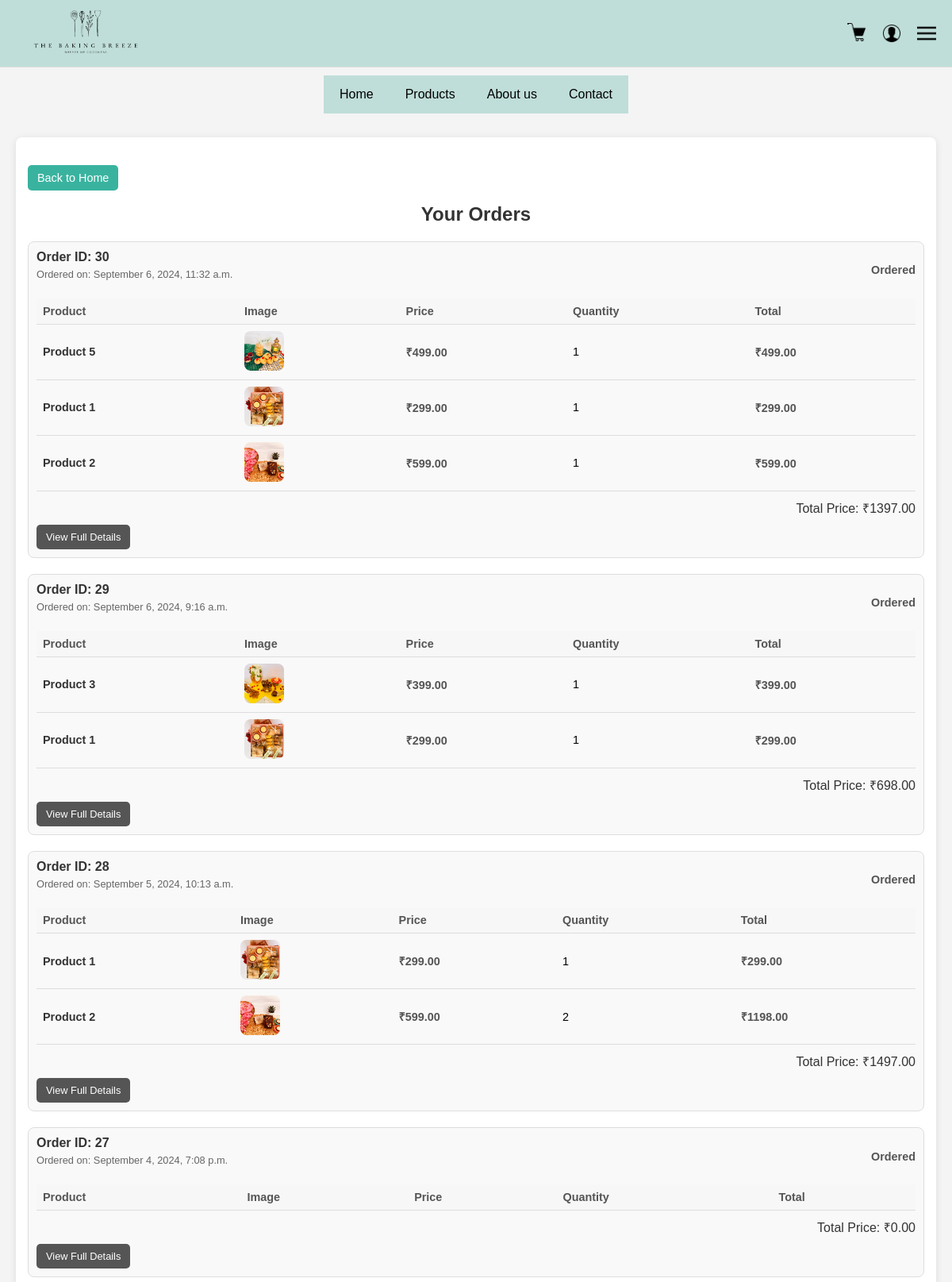
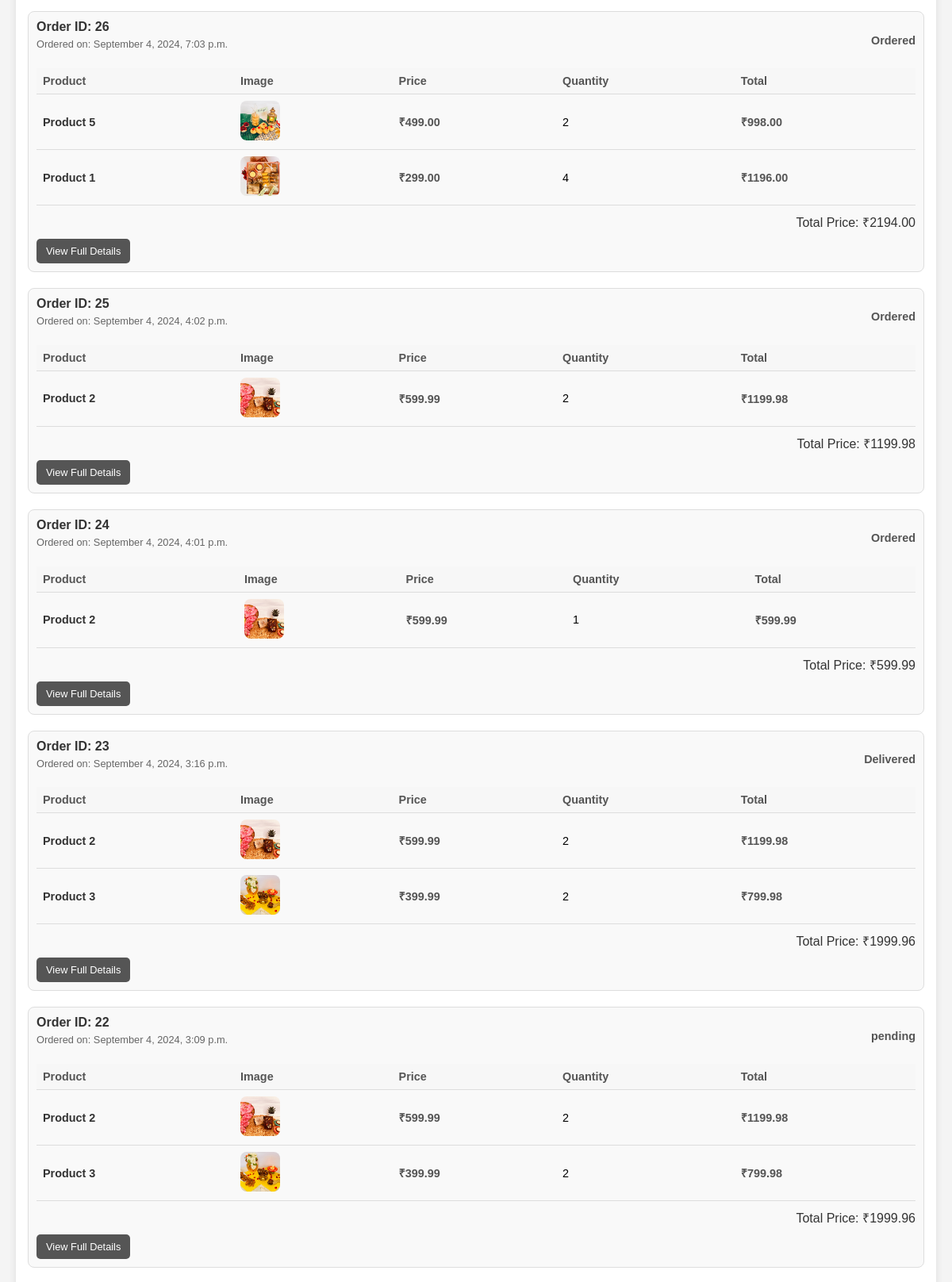
Screenshot of /orders/ (signed in, upper part) with the database file from the repository (2 pictures, top to bottom).
### thebakingbreeze/models.py (models this page shows, shortened)
class Order(models.Model):
    STATUS_CHOICES = [
        ('ordered', 'Ordered'),
        ('sent', 'Order Sent for Delivery'),
        ('delivered', 'Delivered'),
    ]
    user = models.ForeignKey(User, on_delete=models.CASCADE)
    full_name = models.CharField(max_length=255)
    created_at = models.DateTimeField(auto_now_add=True)
    total_price = models.DecimalField(max_digits=10, decimal_places=2)
    address = models.TextField()
    city = models.CharField(max_length=255)
    state = models.CharField(max_length=255)
    zip_code = models.CharField(max_length=10)
    phone = models.CharField(max_length=20)
    payment_method = models.CharField(max_length=50)
    status = models.CharField(max_length=20, choices=STATUS_CHOICES, default='ordered')  # New field for status
    razorpay_order_id = models.CharField(max_length=255, blank=True, null=True)
    razorpay_payment_id = models.CharField(max_length=255, blank=True, null=True)
    razorpay_signature = models.CharField(max_length=255, blank=True, null=True)

class OrderItem(models.Model):
    order = models.ForeignKey(Order, related_name='items', on_delete=models.CASCADE)
    product = models.ForeignKey(Product, on_delete=models.CASCADE)
    quantity = models.PositiveIntegerField()
    price = models.DecimalField(max_digits=10, decimal_places=2)

class Product(models.Model):
    name = models.CharField(max_length=255)
    image = models.ImageField(upload_to='product_images/', blank=True, null=True, help_text="Image of the product")
    price = models.DecimalField(max_digits=10, decimal_places=0, help_text="Price of the product")
    rating = models.DecimalField(max_digits=3, decimal_places=1, blank=True, null=True, help_text="Rating of the product")
    material = models.CharField(max_length=255, blank=True, null=True, help_text="Material of the product, e.g., stainless steel")
    dimensions = models.CharField(max_length=255, blank=True, null=True, help_text="Dimensions of the product, e.g., 15 x 10 x 8 inches")
    weight = models.CharField(max_length=50, blank=True, null=True, help_text="Weight of the product, e.g., 5 lbs")
    color = models.CharField(max_length=50, blank=True, null=True, help_text="Color of the product, e.g., Silver")
    included_accessories = models.TextField(blank=True, null=True, help_text="List of included accessories, e.g., Baking tray, mixing bowl, whisk, spatula")

### thebakingbreeze/views.py (the view)
# urls.py: path('orders/', views.user_orders, name='user_orders'),
@login_required
def user_orders(request):
    orders = Order.objects.filter(user=request.user).prefetch_related('items__product').order_by('-created_at')
    return render(request, 'user_orders.html', {
        'orders': orders,
    })

### thebakingbreeze/templatetags/cart_filters.py (called while the page is built)
@register.filter(name='multiply')
def multiply(value, arg):
    return value * arg

### thebakingbreeze/templates/user_orders.html (shortened to what this page needs)
{% extends "base.html" %}
{% block content %}
{% load static %}
{% load cart_filters %}
<div class="orders-page-container">
    <div class="orders-content-container">
        <a href="{% url 'home' %}" class="back-to-home-button">Back to Home</a>
        <h1>Your Orders</h1>
        {% if orders %}
            {% for order in orders %}
            <div class="order-section">
                <div class="order-header">
                    <div>
                        <h2>Order ID: {{ order.id }}</h2>
                        <p class="order-date">Ordered on: {{ order.created_at|date:"F j, Y, g:i a" }}</p>
                    </div>
                    <span class="order-status">{{ order.get_status_display }}</span>
                </div>
                <table class="order-products-table">
                    <thead>
                        <tr>
                            <th>Product</th>
                            <th>Image</th>
                            <th>Price</th>
                            <th>Quantity</th>
                            <th>Total</th>
                        </tr>
                    </thead>
                    <tbody>
                        {% for item in order.items.all %}
                        <tr>
                            <td class="product-name">{{ item.product.name }}</td>
                            <td><img src="{{ item.product.image.url }}" alt="{{ item.product.name }}" class="product-image"></td>
                            <td class="product-price">₹{{ item.price|floatformat:2 }}</td>
                            <td class="product-quantity">{{ item.quantity }}</td>
                            <td class="product-total">₹{{ item.price|multiply:item.quantity|floatformat:2 }}</td>
                        </tr>
                        {% endfor %}
                    </tbody>
                </table>
                <div class="total-price">
                    Total Price: ₹{{ order.total_price|floatformat:2 }}
                </div>
                <a href="{% url 'order_details_full' order.id %}" class="view-details-button">View Full Details</a>
            </div>
            {% endfor %}
        {% else %}
        <div class="no-orders">
            <p>You have no orders yet.</p>
        </div>
        {% endif %}
    </div>
</div>
{% endblock %}

### thebakingbreeze/static/css/styles.css (style rules this page uses)
body { font-family: 'Montserrat', sans-serif; margin: 0; padding: 0; background-color: #feecec; }
.product-name { font-size: 18px; margin-bottom: 10px; color: #333; }
.product-price { font-size: 16px; margin-bottom: 5px; color: #666; }

### thebakingbreeze/templates/user_orders.html (style rules this page uses)
body { margin: 0; padding: 0; font-family: 'Arial', sans-serif; background-color: #f4f4f4; }
.orders-page-container { display: flex; flex-direction: column; align-items: center; padding: 20px; background-color: #f4f4f4; }
.orders-content-container { background-color: white; padding: 15px; border-radius: 8px; box-shadow: 0 2px 10px rgba(0, 0, 0, 0.1); width: 100%; max-width: 1200px; box-sizing: border-box; }
h1 { text-align: center; font-size: 1.5em; margin-bottom: 20px; color: #333; }
.order-section { margin-bottom: 20px; border: 1px solid #ddd; border-radius: 8px; padding: 10px; background-color: #f9f9f9; }
.order-header { display: flex; justify-content: space-between; align-items: center; margin-bottom: 10px; }
.order-header h2 { font-size: 1em; color: #333; margin: 0; }
.order-header .order-status { font-size: 0.9em; font-weight: bold; color: #555; }
.order-date { font-size: 0.8em; color: #666; margin-top: 5px; }
.order-products-table { width: 100%; border-collapse: collapse; margin-bottom: 10px; }
.order-products-table th, .order-products-table td { padding: 8px; text-align: left; border-bottom: 1px solid #ddd; font-size: 0.9em; }
.order-products-table th { background-color: #f7f7f7; color: #555; font-weight: bold; }
.order-products-table td { vertical-align: middle; }
.product-name { font-weight: bold; color: #333; }
.product-price, .product-total { color: #555; font-weight: bold; }
.product-image { width: 50px; height: 50px; object-fit: cover; border-radius: 8px; }
.total-price { font-size: 1em; text-align: right; color: #333; margin-top: 10px; }
.view-details-button { background-color: #555; color: white; padding: 8px 12px; border-radius: 5px; border: none; cursor: pointer; margin-top: 10px; text-decoration: none; display: inline-block; font-size: 0.8em; }
.back-to-home-button { background-color: #39b39f; color: white; padding: 8px 12px; border-radius: 5px; border: none; cursor: pointer; text-decoration: none; font-size: 0.9em; display: inline-block; margin-top: 20px; }

### rows the page displays
Order: id "30", created_at "September 6, 2024, 11:32 a.m.", status "Ordered", total_price "1397.00"
OrderItem: product.name "Product 5", product.image (picture), price "499.00", quantity "1", price|multiply "499.00"
OrderItem: product.name "Product 1", product.image (picture), price "299.00", quantity "1", price|multiply "299.00"
OrderItem: product.name "Product 2", product.image (picture), price "599.00", quantity "1", price|multiply "599.00"
Order: id "29", created_at "September 6, 2024, 9:16 a.m.", status "Ordered", total_price "698.00"
OrderItem: product.name "Product 3", product.image (picture), price "399.00", quantity "1", price|multiply "399.00"
OrderItem: product.name "Product 1", product.image (picture), price "299.00", quantity "1", price|multiply "299.00"
Order: id "28", created_at "September 5, 2024, 10:13 a.m.", status "Ordered", total_price "1497.00"
OrderItem: product.name "Product 1", product.image (picture), price "299.00", quantity "1", price|multiply "299.00"
OrderItem: product.name "Product 2", product.image (picture), price "599.00", quantity "2", price|multiply "1198.00"
Order: id "27", created_at "September 4, 2024, 7:08 p.m.", status "Ordered", total_price "0.00"
Order: id "26", created_at "September 4, 2024, 7:03 p.m.", status "Ordered", total_price "2194.00"
OrderItem: product.name "Product 5", product.image (picture), price "499.00", quantity "2", price|multiply "998.00"
OrderItem: product.name "Product 1", product.image (picture), price "299.00", quantity "4", price|multiply "1196.00"
Order: id "25", created_at "September 4, 2024, 4:02 p.m.", status "Ordered", total_price "1199.98"
OrderItem: product.name "Product 2", product.image (picture), price "599.99", quantity "2", price|multiply "1199.98"
Order: id "24", created_at "September 4, 2024, 4:01 p.m.", status "Ordered", total_price "599.99"
OrderItem: product.name "Product 2", product.image (picture), price "599.99", quantity "1", price|multiply "599.99"
Order: id "23", created_at "September 4, 2024, 3:16 p.m.", status "Delivered", total_price "1999.96"
OrderItem: product.name "Product 2", product.image (picture), price "599.99", quantity "2", price|multiply "1199.98"
OrderItem: product.name "Product 3", product.image (picture), price "399.99", quantity "2", price|multiply "799.98"
Order: id "22", created_at "September 4, 2024, 3:09 p.m.", status "pending", total_price "1999.96"
OrderItem: product.name "Product 2", product.image (picture), price "599.99", quantity "2", price|multiply "1199.98"
OrderItem: product.name "Product 3", product.image (picture), price "399.99", quantity "2", price|multiply "799.98"
